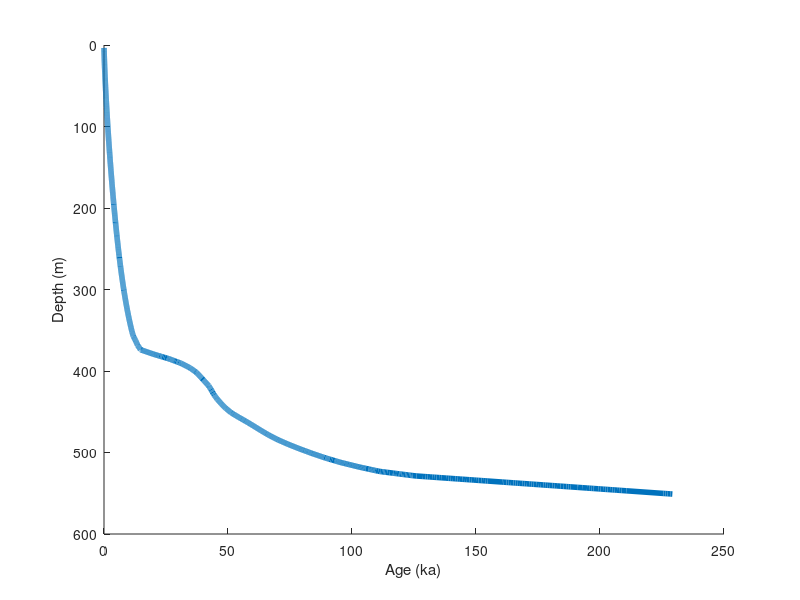

Write the MATLAB code that produced this figure. (Note: this script raises an error after producing the figure.)


load +Taylor/Results/TAYLOR.mat
%% Temp
plot([-43,-23], [0,600],'LineWidth',4)
clf
set(axes,'YDir', 'reverse')
hold on
plot([-43,-23], [0,600],'LineWidth',4)
ylabel('Depth (m)')
xlabel('Temperature (^oC)')

%% Eig
plot(TAYLOR(:,3),TAYLOR(:,1),'o',TAYLOR(:,4),TAYLOR(:,1),'o',TAYLOR(:,5),TAYLOR(:,1),'o')
clf
set(axes,'YDir', 'reverse')
hold on
plot(TAYLOR(:,3),TAYLOR(:,1),'o',TAYLOR(:,4),TAYLOR(:,1),'o',TAYLOR(:,5),TAYLOR(:,1),'o')
xlabel('Eigenvalue')
ylabel('Depth (m)')
legend('S_z', 'S_y', 'S_x','Location','NorthOutside','Orientation','Horizontal')

%% Age
load +Taylor/Results/ds0p50.mat
plot(AGE(:,1),AGE(:,2),'LineWidth',4)
clf
set(axes,'YDir', 'reverse')
hold on
plot(AGE(:,1),AGE(:,2),'LineWidth',4)
ylabel('Depth (m)')
xlabel('Age (ka)')

%% Ds0p5
DEAPTH = Taylor.getDeapth(to, SAVE, IN(1).tsize, AGE);
[e1,e2,e3] = Taylor.reshapeEIG(EIG);
e3 = cell2mat(e3);
e3 = reshape(e3,12,[]);
e3 = e3';
e1 = cell2mat(e1);
e1 = reshape(e1,12,[]);
e1 = e1';
e2 = cell2mat(e2);
e2 = reshape(e2,12,[]);
e2 = e2';

stress11 = [IN(1).stress(1,1,1),SET{1}.stress(1,1,1)];
stress22 = [IN(1).stress(2,2,1),SET{1}.stress(2,2,1)];
stress33 = [IN(1).stress(3,3,1),SET{1}.stress(3,3,1)];
deapth = [DEAPTH(1), DEAPTH(end)];

plot(stress11, deapth, 'b', stress22, deapth, 'b', stress33, deapth, 'r', 'LineWidth', 4)
clf
set(axes,'Xdir','reverse','YDir', 'reverse')
hold on
plot(stress11, deapth, 'b', stress22, deapth, 'b', stress33, deapth, 'r', 'LineWidth', 4)
xlabel('Stress (Pa)')
ylabel('Depth (m)')
legend('\sigma_{11}', '\sigma_{22}', '\sigma_{33}','Location','NorthOutside','Orientation','Horizontal')

%% Ds0p5EigWhole
plot(e3(1,:), DEAPTH, e2(1,:), DEAPTH, e1(1,:), DEAPTH, TAYLOR(:,3), TAYLOR(:,1), 'ob',TAYLOR(:,4),  TAYLOR(:,1), 'og', TAYLOR(:,5), TAYLOR(:,1),'or')
clf
set(axes,'YDir', 'reverse')
hold on
plot(e3(1,:), DEAPTH, e2(1,:), DEAPTH, e1(1,:), DEAPTH, TAYLOR(:,3), TAYLOR(:,1), 'ob',TAYLOR(:,4),  TAYLOR(:,1), 'og', TAYLOR(:,5), TAYLOR(:,1),'or')
xlabel('Eigenvalue')
ylabel('Depth (m)')
legend('\sigma_{11}^M', '\sigma_{22}^M', '\sigma_{33}^M','\sigma_{11}', '\sigma_{22}', '\sigma_{33}','Location','NorthOutside','Orientation','Horizontal')
%% Ds0p5Eig
axis([0,1,90,180])
%% Ds0p5e3
plot(e3, DEAPTH, 'o')
clf
set(axes,'YDir', 'reverse')
hold on
plot(e3, DEAPTH, 'o')
ylabel('Depth (m)')
xlabel('Eigenvalue')
%% Ds0p5e1e2
plot(e1, DEAPTH, 'o', e2, DEAPTH, 'o')
clf
set(axes,'YDir', 'reverse')
hold on
plot(e1, DEAPTH, 'o', e2, DEAPTH, 'o')
ylabel('Depth (m)')
xlabel('Eigenvalue')

%% Ds0p1
clear all, close all
load +Taylor/Results/ds0p10.mat
load +Taylor/Results/TAYLOR.mat

stress11 = [IN(1).stress(1,1,1),SET{1}.stress(1,1,1)];
stress22 = [IN(1).stress(2,2,1),SET{1}.stress(2,2,1)];
stress33 = [IN(1).stress(3,3,1),SET{1}.stress(3,3,1)];
deapth = [DEAPTH(1), DEAPTH(end)];

plot(stress11, deapth, 'b', stress22, deapth, 'b', stress33, deapth, 'r', 'LineWidth', 4)
clf
set(axes,'Xdir','reverse','YDir', 'reverse')
hold on
plot(stress11, deapth, 'b', stress22, deapth, 'b', stress33, deapth, 'r', 'LineWidth', 4)
xlabel('Stress (Pa)')
ylabel('Depth (m)')
axis([-10e5,-2e5,90,150])
legend('\sigma_{11}', '\sigma_{22}', '\sigma_{33}','Location','NorthOutside','Orientation','Horizontal')

%% Ds0p1EigWhole
plot(e3(1,:), DEAPTH, e2(1,:), DEAPTH, e1(1,:), DEAPTH, TAYLOR(:,3), TAYLOR(:,1), 'ob',TAYLOR(:,4),  TAYLOR(:,1), 'og', TAYLOR(:,5), TAYLOR(:,1),'or')
clf
set(axes,'YDir', 'reverse')
hold on
plot(e3(1,:), DEAPTH, e2(1,:), DEAPTH, e1(1,:), DEAPTH, TAYLOR(:,3), TAYLOR(:,1), 'ob',TAYLOR(:,4),  TAYLOR(:,1), 'og', TAYLOR(:,5), TAYLOR(:,1),'or')
xlabel('Eigenvalue')
ylabel('Depth (m)')
legend('\sigma_{11}^M', '\sigma_{22}^M', '\sigma_{33}^M','\sigma_{11}', '\sigma_{22}', '\sigma_{33}','Location','NorthOutside','Orientation','Horizontal')
%% Ds0p1Eig
axis([0,1,90,180])
%% Ds0p1e3
plot(e3, DEAPTH, 'o')
clf
set(axes,'YDir', 'reverse')
hold on
plot(e3, DEAPTH, 'o')
ylabel('Depth (m)')
xlabel('Eigenvalue')
%% Ds0p1e1e2
plot(e1, DEAPTH, 'o', e2, DEAPTH, 'o')
clf
set(axes,'YDir', 'reverse')
hold on
plot(e1, DEAPTH, 'o', e2, DEAPTH, 'o')
ylabel('Depth (m)')
xlabel('Eigenvalue')

